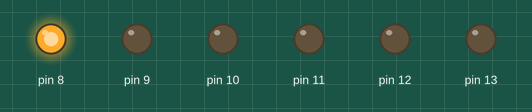
Simulated run of this sketch. Board: Arduino Uno, built with avr-gcc and run on an emulated ATmega328P. Parts: output pins drawn as LEDs (lit = HIGH).

Above: at 0.05 s.
At 0.35 s:
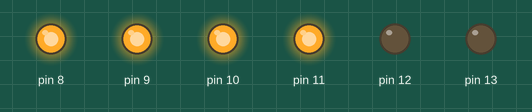
At 0.75 s:
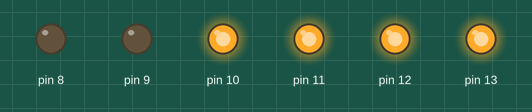
At 1.45 s:
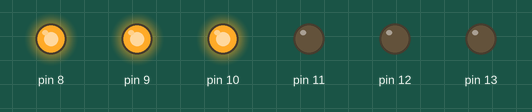
At 2.15 s:
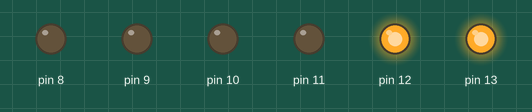
At 2.85 s:
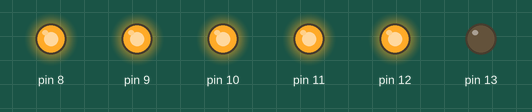
Timing chart, 0 to 3.1 s (numbered marks = the images above):
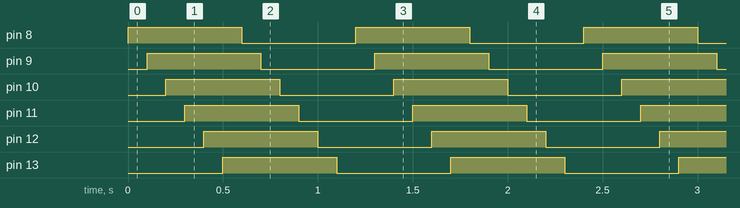

Measured:
- by itself, pin 8–13: alternates HIGH for 0.60 s and LOW for 0.60 s
- by itself, everything shown: repeats every 1.2 s, in 12 steps

The sketch:

LED_On-2.ino
```cpp
void setup() {
  // put your setup code here, to run once:
  for(int i=8; i<=13; i++){
    pinMode(i,OUTPUT);
  }

}

void loop() {
  // put your main code here, to run repeatedly:
  for(int i=8;i<=13;i++){
    digitalWrite(i,HIGH);
    delay(100);
  }
  for(int i=8;i<=13;i++){
    digitalWrite(i,LOW);
    delay(100);
  }
}
```
